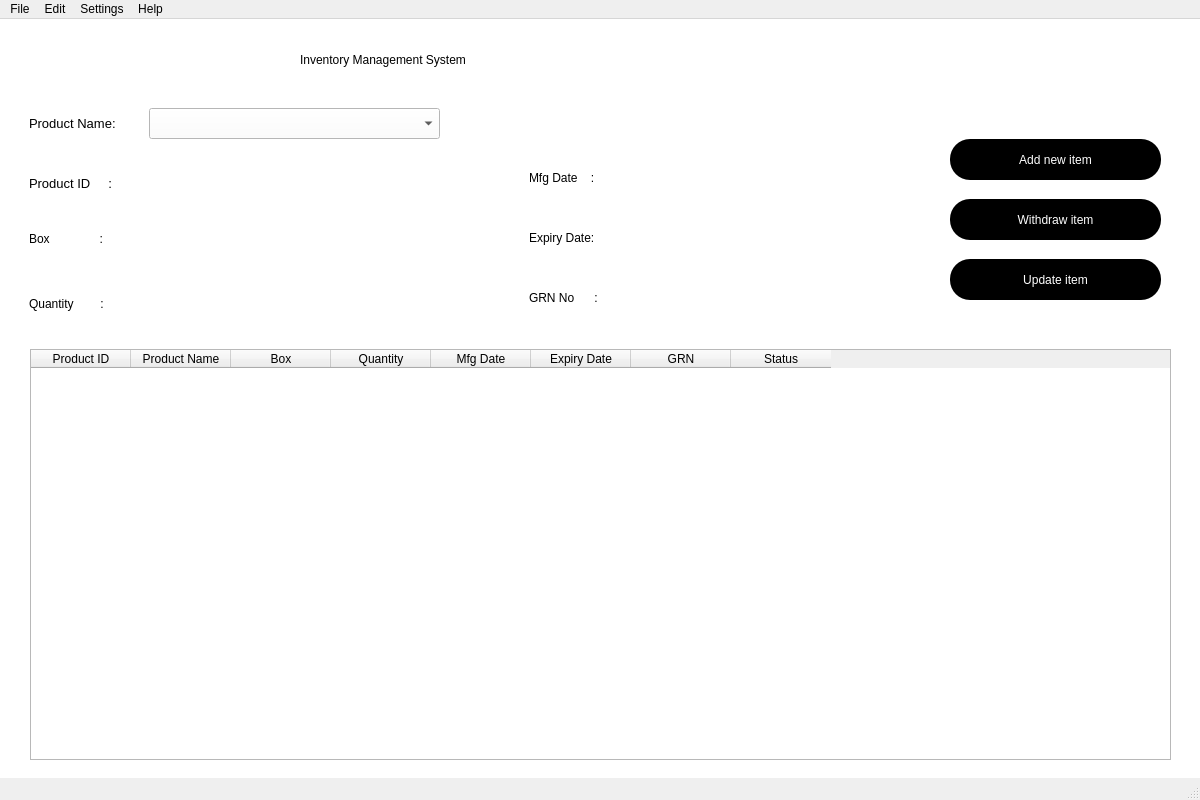
<?xml version="1.0" encoding="UTF-8"?>
<ui version="4.0">
 <class>MainWindow</class>
 <widget class="QMainWindow" name="MainWindow">
  <property name="geometry">
   <rect>
    <x>0</x>
    <y>0</y>
    <width>1200</width>
    <height>800</height>
   </rect>
  </property>
  <property name="windowTitle">
   <string>MainWindow</string>
  </property>
  <widget class="QWidget" name="centralwidget">
   <widget class="QLabel" name="label">
    <property name="geometry">
     <rect>
      <x>300</x>
      <y>10</y>
      <width>621</width>
      <height>61</height>
     </rect>
    </property>
    <property name="styleSheet">
     <string notr="true">font: 26pt &quot;MS Shell Dlg 2&quot;;</string>
    </property>
    <property name="text">
     <string>Inventory Management System</string>
    </property>
   </widget>
   <widget class="QTableWidget" name="tableWidget">
    <property name="geometry">
     <rect>
      <x>30</x>
      <y>330</y>
      <width>1141</width>
      <height>411</height>
     </rect>
    </property>
    <column>
     <property name="text">
      <string>Product ID</string>
     </property>
    </column>
    <column>
     <property name="text">
      <string>Product Name</string>
     </property>
    </column>
    <column>
     <property name="text">
      <string>Box</string>
     </property>
    </column>
    <column>
     <property name="text">
      <string>Quantity</string>
     </property>
    </column>
    <column>
     <property name="text">
      <string>Mfg Date</string>
     </property>
    </column>
    <column>
     <property name="text">
      <string>Expiry Date</string>
     </property>
    </column>
    <column>
     <property name="text">
      <string>GRN</string>
     </property>
    </column>
    <column>
     <property name="text">
      <string>Status</string>
     </property>
    </column>
   </widget>
   <widget class="QPushButton" name="additem">
    <property name="geometry">
     <rect>
      <x>950</x>
      <y>120</y>
      <width>211</width>
      <height>41</height>
     </rect>
    </property>
    <property name="styleSheet">
     <string notr="true">font: 10pt &quot;MS Shell Dlg 2&quot;;
color:white;
background-color: black;
border-radius: 20px
</string>
    </property>
    <property name="text">
     <string>Add new item</string>
    </property>
   </widget>
   <widget class="QPushButton" name="withdrawitem">
    <property name="geometry">
     <rect>
      <x>950</x>
      <y>180</y>
      <width>211</width>
      <height>41</height>
     </rect>
    </property>
    <property name="styleSheet">
     <string notr="true">font: 10pt &quot;MS Shell Dlg 2&quot;;
color:white;
background-color: black;
border-radius: 20px
</string>
    </property>
    <property name="text">
     <string>Withdraw item</string>
    </property>
   </widget>
   <widget class="QPushButton" name="updateitem">
    <property name="geometry">
     <rect>
      <x>950</x>
      <y>240</y>
      <width>211</width>
      <height>41</height>
     </rect>
    </property>
    <property name="styleSheet">
     <string notr="true">font: 10pt &quot;MS Shell Dlg 2&quot;;
color:white;
background-color: black;
border-radius: 20px
</string>
    </property>
    <property name="text">
     <string>Update item</string>
    </property>
   </widget>
   <widget class="QWidget" name="widget" native="true">
    <property name="geometry">
     <rect>
      <x>-1</x>
      <y>-1</y>
      <width>1201</width>
      <height>771</height>
     </rect>
    </property>
    <property name="styleSheet">
     <string notr="true">background-color: rgb(255, 255, 255);</string>
    </property>
    <widget class="QPushButton" name="refresh">
     <property name="geometry">
      <rect>
       <x>1030</x>
       <y>290</y>
       <width>51</width>
       <height>31</height>
      </rect>
     </property>
     <property name="styleSheet">
      <string notr="true">border-radius:20px;
background-color: rgba(0, 0, 0, 0);
color: rgb(255,255,255);
font: 14pt &quot;MS Shell Dlg 2&quot;;</string>
     </property>
     <property name="text">
      <string/>
     </property>
    </widget>
    <widget class="QLabel" name="imageholder">
     <property name="geometry">
      <rect>
       <x>1030</x>
       <y>290</y>
       <width>51</width>
       <height>31</height>
      </rect>
     </property>
     <property name="text">
      <string/>
     </property>
    </widget>
    <widget class="QComboBox" name="comboBox">
     <property name="geometry">
      <rect>
       <x>150</x>
       <y>90</y>
       <width>291</width>
       <height>31</height>
      </rect>
     </property>
    </widget>
    <widget class="QPushButton" name="search">
     <property name="geometry">
      <rect>
       <x>440</x>
       <y>80</y>
       <width>51</width>
       <height>41</height>
      </rect>
     </property>
     <property name="font">
      <font>
       <pointsize>14</pointsize>
      </font>
     </property>
     <property name="styleSheet">
      <string notr="true">border-radius: 20px;
background-color: rgba(0, 0, 0, 0);
color:white</string>
     </property>
     <property name="text">
      <string/>
     </property>
    </widget>
    <widget class="QLabel" name="imageholder_2">
     <property name="geometry">
      <rect>
       <x>440</x>
       <y>80</y>
       <width>55</width>
       <height>41</height>
      </rect>
     </property>
     <property name="text">
      <string/>
     </property>
    </widget>
    <widget class="QLabel" name="mfgDate">
     <property name="geometry">
      <rect>
       <x>640</x>
       <y>140</y>
       <width>281</width>
       <height>41</height>
      </rect>
     </property>
     <property name="styleSheet">
      <string notr="true">font: 10pt &quot;MS Shell Dlg 2&quot;;</string>
     </property>
     <property name="text">
      <string/>
     </property>
    </widget>
    <widget class="QLabel" name="label_4">
     <property name="geometry">
      <rect>
       <x>30</x>
       <y>210</y>
       <width>171</width>
       <height>21</height>
      </rect>
     </property>
     <property name="styleSheet">
      <string notr="true">font: 10pt &quot;MS Shell Dlg 2&quot;;</string>
     </property>
     <property name="text">
      <string>Box               :</string>
     </property>
    </widget>
    <widget class="QLabel" name="label_6">
     <property name="geometry">
      <rect>
       <x>530</x>
       <y>150</y>
       <width>111</width>
       <height>20</height>
      </rect>
     </property>
     <property name="styleSheet">
      <string notr="true">font: 10pt &quot;MS Shell Dlg 2&quot;;</string>
     </property>
     <property name="text">
      <string>Mfg Date    :</string>
     </property>
    </widget>
    <widget class="QLabel" name="Quantity">
     <property name="geometry">
      <rect>
       <x>150</x>
       <y>270</y>
       <width>281</width>
       <height>31</height>
      </rect>
     </property>
     <property name="styleSheet">
      <string notr="true">font: 10pt &quot;MS Shell Dlg 2&quot;;</string>
     </property>
     <property name="text">
      <string/>
     </property>
    </widget>
    <widget class="QLabel" name="GRN">
     <property name="geometry">
      <rect>
       <x>640</x>
       <y>260</y>
       <width>281</width>
       <height>41</height>
      </rect>
     </property>
     <property name="styleSheet">
      <string notr="true">font: 10pt &quot;MS Shell Dlg 2&quot;;</string>
     </property>
     <property name="text">
      <string/>
     </property>
    </widget>
    <widget class="QLabel" name="Box">
     <property name="geometry">
      <rect>
       <x>150</x>
       <y>210</y>
       <width>271</width>
       <height>31</height>
      </rect>
     </property>
     <property name="styleSheet">
      <string notr="true">font: 10pt &quot;MS Shell Dlg 2&quot;;</string>
     </property>
     <property name="text">
      <string/>
     </property>
    </widget>
    <widget class="QLabel" name="label_11">
     <property name="geometry">
      <rect>
       <x>530</x>
       <y>210</y>
       <width>91</width>
       <height>20</height>
      </rect>
     </property>
     <property name="styleSheet">
      <string notr="true">font: 10pt &quot;MS Shell Dlg 2&quot;;</string>
     </property>
     <property name="text">
      <string>Expiry Date:</string>
     </property>
    </widget>
    <widget class="QLabel" name="expDate">
     <property name="geometry">
      <rect>
       <x>640</x>
       <y>200</y>
       <width>281</width>
       <height>41</height>
      </rect>
     </property>
     <property name="styleSheet">
      <string notr="true">font: 10pt &quot;MS Shell Dlg 2&quot;;</string>
     </property>
     <property name="text">
      <string/>
     </property>
    </widget>
    <widget class="QLabel" name="label_5">
     <property name="geometry">
      <rect>
       <x>30</x>
       <y>270</y>
       <width>111</width>
       <height>31</height>
      </rect>
     </property>
     <property name="styleSheet">
      <string notr="true">font: 10pt &quot;MS Shell Dlg 2&quot;;</string>
     </property>
     <property name="text">
      <string>Quantity        :</string>
     </property>
    </widget>
    <widget class="QLabel" name="productID">
     <property name="geometry">
      <rect>
       <x>150</x>
       <y>150</y>
       <width>281</width>
       <height>31</height>
      </rect>
     </property>
     <property name="styleSheet">
      <string notr="true">font: 10pt &quot;MS Shell Dlg 2&quot;;</string>
     </property>
     <property name="text">
      <string/>
     </property>
     <property name="alignment">
      <set>Qt::AlignJustify|Qt::AlignTop</set>
     </property>
    </widget>
    <widget class="QLabel" name="label_8">
     <property name="geometry">
      <rect>
       <x>530</x>
       <y>270</y>
       <width>101</width>
       <height>20</height>
      </rect>
     </property>
     <property name="styleSheet">
      <string notr="true">font: 10pt &quot;MS Shell Dlg 2&quot;;</string>
     </property>
     <property name="text">
      <string>GRN No      :</string>
     </property>
    </widget>
    <widget class="QLabel" name="label_3">
     <property name="geometry">
      <rect>
       <x>30</x>
       <y>150</y>
       <width>111</width>
       <height>31</height>
      </rect>
     </property>
     <property name="font">
      <font>
       <family>MS Shell Dlg 2</family>
       <pointsize>10</pointsize>
       <weight>50</weight>
       <italic>false</italic>
       <bold>false</bold>
      </font>
     </property>
     <property name="styleSheet">
      <string notr="true">font: 10pt &quot;MS Shell Dlg 2&quot;;</string>
     </property>
     <property name="text">
      <string>Product ID     :</string>
     </property>
    </widget>
    <widget class="QLabel" name="label_7">
     <property name="geometry">
      <rect>
       <x>30</x>
       <y>90</y>
       <width>111</width>
       <height>31</height>
      </rect>
     </property>
     <property name="font">
      <font>
       <family>MS Shell Dlg 2</family>
       <pointsize>10</pointsize>
       <weight>50</weight>
       <italic>false</italic>
       <bold>false</bold>
      </font>
     </property>
     <property name="styleSheet">
      <string notr="true">font: 10pt &quot;MS Shell Dlg 2&quot;;</string>
     </property>
     <property name="text">
      <string>Product Name:</string>
     </property>
    </widget>
    <zorder>imageholder_2</zorder>
    <zorder>imageholder</zorder>
    <zorder>refresh</zorder>
    <zorder>comboBox</zorder>
    <zorder>search</zorder>
    <zorder>mfgDate</zorder>
    <zorder>label_4</zorder>
    <zorder>label_6</zorder>
    <zorder>Quantity</zorder>
    <zorder>GRN</zorder>
    <zorder>Box</zorder>
    <zorder>label_11</zorder>
    <zorder>expDate</zorder>
    <zorder>label_5</zorder>
    <zorder>productID</zorder>
    <zorder>label_8</zorder>
    <zorder>label_3</zorder>
    <zorder>label_7</zorder>
   </widget>
   <zorder>widget</zorder>
   <zorder>label</zorder>
   <zorder>tableWidget</zorder>
   <zorder>additem</zorder>
   <zorder>withdrawitem</zorder>
   <zorder>updateitem</zorder>
  </widget>
  <widget class="QMenuBar" name="menubar">
   <property name="geometry">
    <rect>
     <x>0</x>
     <y>0</y>
     <width>1200</width>
     <height>26</height>
    </rect>
   </property>
   <widget class="QMenu" name="menuFile">
    <property name="title">
     <string>File</string>
    </property>
   </widget>
   <widget class="QMenu" name="menuEdit">
    <property name="title">
     <string>Edit</string>
    </property>
   </widget>
   <widget class="QMenu" name="menuSettings">
    <property name="title">
     <string>Settings</string>
    </property>
   </widget>
   <widget class="QMenu" name="menuHelp">
    <property name="title">
     <string>Help</string>
    </property>
   </widget>
   <addaction name="menuFile"/>
   <addaction name="menuEdit"/>
   <addaction name="menuSettings"/>
   <addaction name="menuHelp"/>
  </widget>
  <widget class="QStatusBar" name="statusbar"/>
 </widget>
 <resources/>
 <connections/>
</ui>
